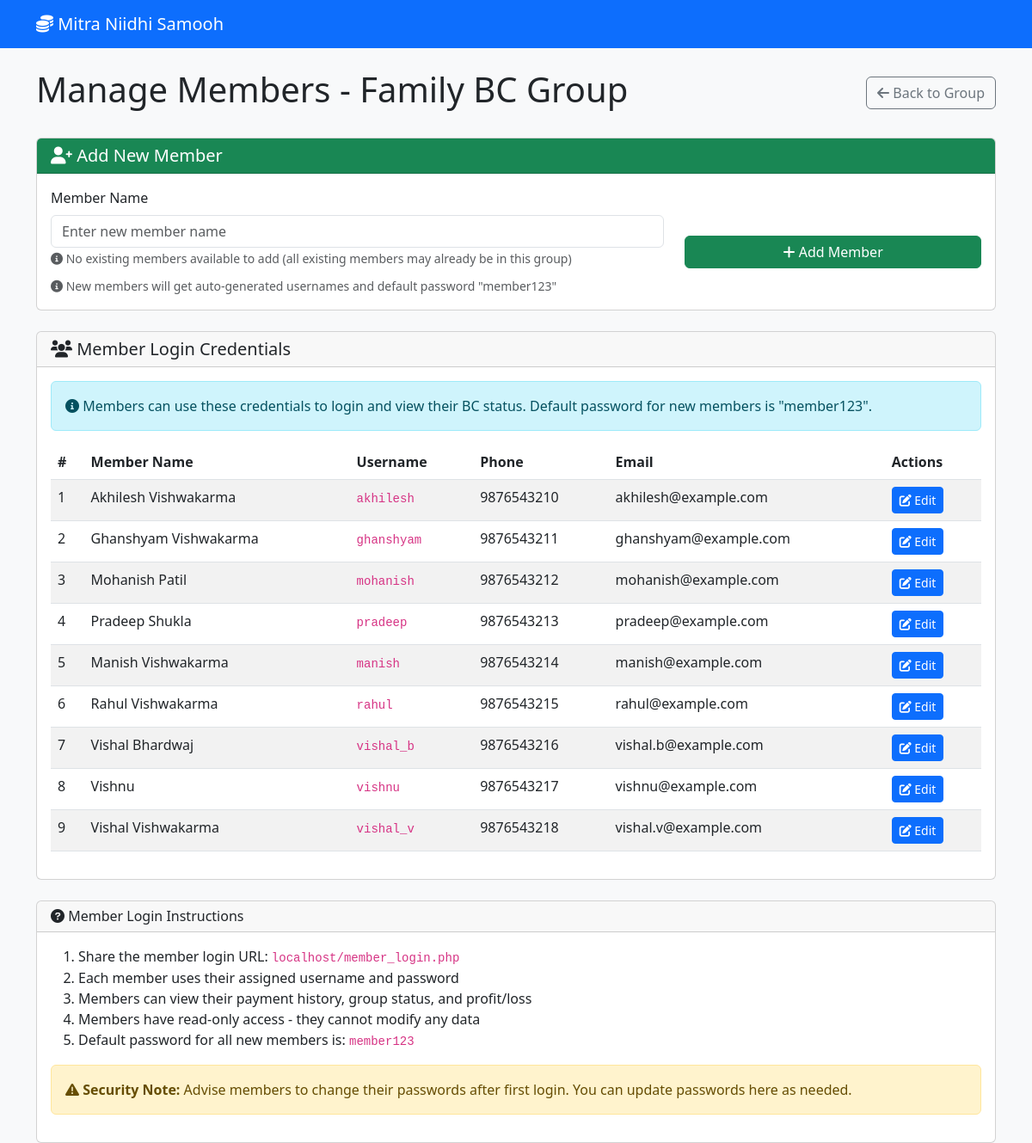
Page /manage_members.php?group_id=1 (signed in) on the committed database.
### tables this page shows
CREATE TABLE bc_groups (
    id INT AUTO_INCREMENT PRIMARY KEY,
    group_name VARCHAR(100) NOT NULL,
    total_members INT NOT NULL,
    monthly_contribution DECIMAL(10,2) NOT NULL,
    total_monthly_collection DECIMAL(10,2) NOT NULL,
    start_date DATE NOT NULL,
    status ENUM('active', 'completed') DEFAULT 'active',
    created_at TIMESTAMP DEFAULT CURRENT_TIMESTAMP
);

CREATE TABLE members (
    id INT AUTO_INCREMENT PRIMARY KEY,
    group_id INT NOT NULL,
    member_name VARCHAR(100) NOT NULL,
    member_number INT NOT NULL,
    username VARCHAR(50),
    password VARCHAR(255),
    phone VARCHAR(15),
    email VARCHAR(100),
    status ENUM('active', 'inactive') DEFAULT 'active',
    created_at TIMESTAMP DEFAULT CURRENT_TIMESTAMP,
    FOREIGN KEY (group_id) REFERENCES bc_groups(id) ON DELETE CASCADE,
    UNIQUE KEY unique_member_per_group (group_id, member_number),
    UNIQUE KEY unique_username (username)
);

### config.php (called while the page is built, shortened)
<?php
function getDB() {
    static $pdo = null;
    if ($pdo === null) {
        try {
            $dsn = "mysql:host=" . DB_HOST . ";dbname=" . DB_NAME . ";charset=utf8mb4";
            $pdo = new PDO($dsn, DB_USER, DB_PASS, [
                PDO::ATTR_ERRMODE => PDO::ERRMODE_EXCEPTION,
                PDO::ATTR_DEFAULT_FETCH_MODE => PDO::FETCH_ASSOC
            ]);
        } catch (PDOException $e) {
            die("Database connection failed: " . $e->getMessage());
        }
    }
    return $pdo;
}
function getGroupById($id) {
    $pdo = getDB();
    $stmt = $pdo->prepare("SELECT * FROM bc_groups WHERE id = ?");
    $stmt->execute([$id]);
    return $stmt->fetch();
}
function getGroupMembers($groupId) {
    $pdo = getDB();
    $stmt = $pdo->prepare("SELECT * FROM members WHERE group_id = ? ORDER BY member_number");
    $stmt->execute([$groupId]);
    return $stmt->fetchAll();
}
?>

### manage_members.php (the view, shortened to what this page needs)
<?php
require_once 'config.php';
$groupId = (int)($_GET['group_id'] ?? 0);
$group = getGroupById($groupId);
$members = getGroupMembers($groupId);
$pdo = getDB();
$stmt = $pdo->prepare("
    SELECT DISTINCT m1.member_name
    FROM members m1
    WHERE m1.member_name NOT IN (
        SELECT m2.member_name
        FROM members m2
        WHERE m2.group_id = ?
    )
    ORDER BY m1.member_name
");
$stmt->execute([$groupId]);
$availableMembers = $stmt->fetchAll(PDO::FETCH_COLUMN);
?>
<!DOCTYPE html>
<html lang="en">
<head>
    <link href="https://cdn.jsdelivr.net/npm/bootstrap@5.3.0/dist/css/bootstrap.min.css" rel="stylesheet">
    <link href="https://cdnjs.cloudflare.com/ajax/libs/font-awesome/6.0.0/css/all.min.css" rel="stylesheet">
</head>
<body class="bg-light">
    <nav class="navbar navbar-expand-lg navbar-dark bg-primary">
        <div class="container">
            <a class="navbar-brand" href="index.php">
                <i class="fas fa-coins"></i> <?= APP_NAME ?>
            </a>
        </div>
    </nav>
    <div class="container mt-4">
        <div class="d-flex justify-content-between align-items-center mb-4">
            <h1>Manage Members - <?= htmlspecialchars($group['group_name']) ?></h1>
            <a href="view_group.php?id=<?= $groupId ?>" class="btn btn-outline-secondary">
                <i class="fas fa-arrow-left"></i> Back to Group
            </a>
        </div>
        <div class="card mb-4">
            <div class="card-header bg-success text-white">
                <h5 class="mb-0">
                    <i class="fas fa-user-plus"></i> Add New Member
                </h5>
            </div>
            <div class="card-body">
                <form method="POST">
                    <div class="row align-items-end">
                        <div class="col-md-8">
                            <?php if (!empty($availableMembers)): ?>
                                <label for="member_name" class="form-label">Select Member</label>
                                <select class="form-select" name="member_name" id="member_name" required onchange="updateMemberInput(this)">
                                    <option value="">Select existing member</option>
                                    <?php foreach ($availableMembers as $memberName): ?>
                                        <option value="<?= htmlspecialchars($memberName) ?>">
                                            <?= htmlspecialchars($memberName) ?>
                                        </option>
                                    <?php endforeach; ?>
                                    <option value="__NEW__">+ Add new member</option>
                                </select>
                                <input type="text" class="form-control mt-2" name="new_member_name"
                                       placeholder="Enter new member name" style="display: none;" id="new_member_input">
                                <small class="text-muted">
                                    <i class="fas fa-info-circle"></i>
                                    Only showing members not already in this group
                                </small>
                            <?php else: ?>
                                <label for="member_name" class="form-label">Member Name</label>
                                <input type="text" class="form-control" name="member_name"
                                       placeholder="Enter new member name" required>
                                <small class="text-muted">
                                    <i class="fas fa-info-circle"></i>
                                    No existing members available to add (all existing members may already be in this group)
                                </small>
                            <?php endif; ?>
                        </div>
                        <div class="col-md-4">
                            <button type="submit" name="add_member" class="btn btn-success w-100">
                                <i class="fas fa-plus"></i> Add Member
                            </button>
                        </div>
                    </div>
                    <div class="mt-2">
                        <small class="text-muted">
                            <i class="fas fa-info-circle"></i>
                            New members will get auto-generated usernames and default password "member123"
                        </small>
                    </div>
                </form>
            </div>
        </div>
        <div class="card">
            <div class="card-header">
                <h5 class="mb-0">
                    <i class="fas fa-users"></i> Member Login Credentials
                </h5>
            </div>
            <div class="card-body">
                <div class="alert alert-info">
                    <i class="fas fa-info-circle"></i>
                    Members can use these credentials to login and view their BC status. Default password for new members is "member123".
                </div>
                <div class="table-responsive">
                    <table class="table table-striped">
                        <thead>
                            <tr>
                                <th>#</th>
                                <th>Member Name</th>
                                <th>Username</th>
                                <th>Phone</th>
                                <th>Email</th>
                                <th>Actions</th>
                            </tr>
                        </thead>
                        <tbody>
                            <?php foreach ($members as $member): ?>
                                <tr>
                                    <td><?= $member['member_number'] ?></td>
                                    <td><?= htmlspecialchars($member['member_name']) ?></td>
                                    <td>
                                        <code><?= htmlspecialchars($member['username'] ?: 'Not Set') ?></code>
                                    </td>
                                    <td><?= htmlspecialchars($member['phone'] ?: '-') ?></td>
                                    <td><?= htmlspecialchars($member['email'] ?: '-') ?></td>
                                    <td>
                                        <button class="btn btn-sm btn-primary" data-bs-toggle="modal" data-bs-target="#editModal<?= $member['id'] ?>">
                                            <i class="fas fa-edit"></i> Edit
                                        </button>
                                    </td>
                                </tr>
                            <?php endforeach; ?>
                        </tbody>
                    </table>
                </div>
            </div>
        </div>
        <div class="card mt-4">
            <div class="card-header">
                <h6 class="mb-0">
                    <i class="fas fa-question-circle"></i> Member Login Instructions
                </h6>
            </div>
            <div class="card-body">
                <ol>
                    <li>Share the member login URL: <code><?= $_SERVER['HTTP_HOST'] ?>/member_login.php</code></li>
                    <li>Each member uses their assigned username and password</li>
                    <li>Members can view their payment history, group status, and profit/loss</li>
                    <li>Members have read-only access - they cannot modify any data</li>
                    <li>Default password for all new members is: <code>member123</code></li>
                </ol>
                <div class="alert alert-warning mt-3">
                    <i class="fas fa-exclamation-triangle"></i>
                    <strong>Security Note:</strong> Advise members to change their passwords after first login. You can update passwords here as needed.
                </div>
            </div>
        </div>
    </div>
</body>
</html>

### rows in the picture
bc_groups: group_name "Family BC Group"
members: member_number "1", member_name "Akhilesh Vishwakarma", username "akhilesh", phone "9876543210", email "akhilesh@example.com"
members: member_number "2", member_name "Ghanshyam Vishwakarma", username "ghanshyam", phone "9876543211", email "ghanshyam@example.com"
members: member_number "3", member_name "Mohanish Patil", username "mohanish", phone "9876543212", email "mohanish@example.com"
members: member_number "4", member_name "Pradeep Shukla", username "pradeep", phone "9876543213", email "pradeep@example.com"
members: member_number "5", member_name "Manish Vishwakarma", username "manish", phone "9876543214", email "manish@example.com"
members: member_number "6", member_name "Rahul Vishwakarma", username "rahul", phone "9876543215", email "rahul@example.com"
members: member_number "7", member_name "Vishal Bhardwaj", username "vishal_b", phone "9876543216", email "vishal.b@example.com"
members: member_number "8", member_name "Vishnu", username "vishnu", phone "9876543217", email "vishnu@example.com"
members: member_number "9", member_name "Vishal Vishwakarma", username "vishal_v", phone "9876543218", email "vishal.v@example.com"

### other values in the picture
APP_NAME "Mitra Niidhi Samooh"
$_SERVER['HTTP_HOST'] "localhost"
